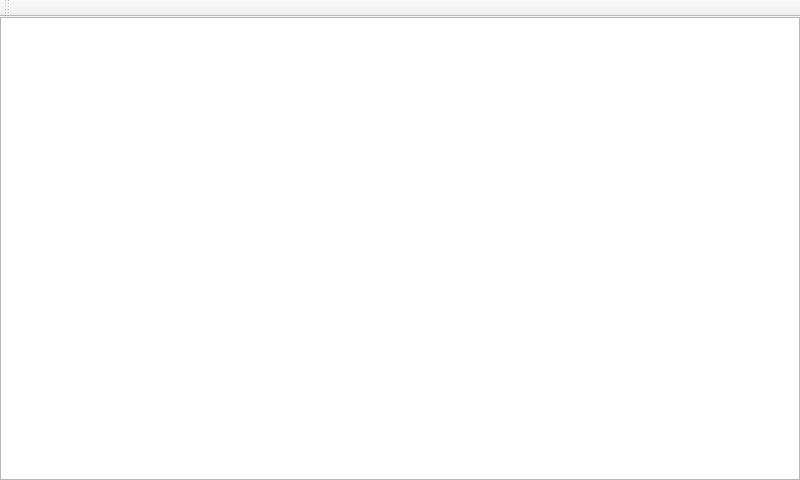
<?xml version="1.0" encoding="UTF-8"?>
<ui version="4.0">
 <class>winItemList</class>
 <widget class="QMainWindow" name="winItemList">
  <property name="geometry">
   <rect>
    <x>0</x>
    <y>0</y>
    <width>800</width>
    <height>480</height>
   </rect>
  </property>
  <property name="windowTitle">
   <string>MainWindow</string>
  </property>
  <widget class="QWidget" name="centralWidget">
   <layout class="QVBoxLayout" name="verticalLayout">
    <property name="spacing">
     <number>0</number>
    </property>
    <property name="margin">
     <number>0</number>
    </property>
    <item>
     <widget class="QLabel" name="bannerTop">
      <property name="sizePolicy">
       <sizepolicy hsizetype="Expanding" vsizetype="Maximum">
        <horstretch>0</horstretch>
        <verstretch>0</verstretch>
       </sizepolicy>
      </property>
      <property name="maximumSize">
       <size>
        <width>16777215</width>
        <height>0</height>
       </size>
      </property>
      <property name="text">
       <string>TextLabel</string>
      </property>
      <property name="alignment">
       <set>Qt::AlignBottom|Qt::AlignHCenter</set>
      </property>
      <property name="wordWrap">
       <bool>true</bool>
      </property>
     </widget>
    </item>
    <item>
     <widget class="QListView" name="listItemList">
      <property name="horizontalScrollBarPolicy">
       <enum>Qt::ScrollBarAlwaysOff</enum>
      </property>
      <property name="editTriggers">
       <set>QAbstractItemView::NoEditTriggers</set>
      </property>
      <property name="showDropIndicator" stdset="0">
       <bool>false</bool>
      </property>
      <property name="uniformItemSizes">
       <bool>true</bool>
      </property>
      <property name="wordWrap">
       <bool>true</bool>
      </property>
     </widget>
    </item>
    <item>
     <widget class="QLabel" name="bannerBottom">
      <property name="sizePolicy">
       <sizepolicy hsizetype="Expanding" vsizetype="Maximum">
        <horstretch>0</horstretch>
        <verstretch>0</verstretch>
       </sizepolicy>
      </property>
      <property name="maximumSize">
       <size>
        <width>16777215</width>
        <height>0</height>
       </size>
      </property>
      <property name="text">
       <string>TextLabel</string>
      </property>
      <property name="alignment">
       <set>Qt::AlignTop|Qt::AlignHCenter</set>
      </property>
      <property name="wordWrap">
       <bool>true</bool>
      </property>
     </widget>
    </item>
   </layout>
  </widget>
  <widget class="QToolBar" name="toolBar">
   <property name="windowTitle">
    <string>toolBar</string>
   </property>
   <attribute name="toolBarArea">
    <enum>TopToolBarArea</enum>
   </attribute>
   <attribute name="toolBarBreak">
    <bool>false</bool>
   </attribute>
  </widget>
 </widget>
 <resources/>
 <connections/>
</ui>
